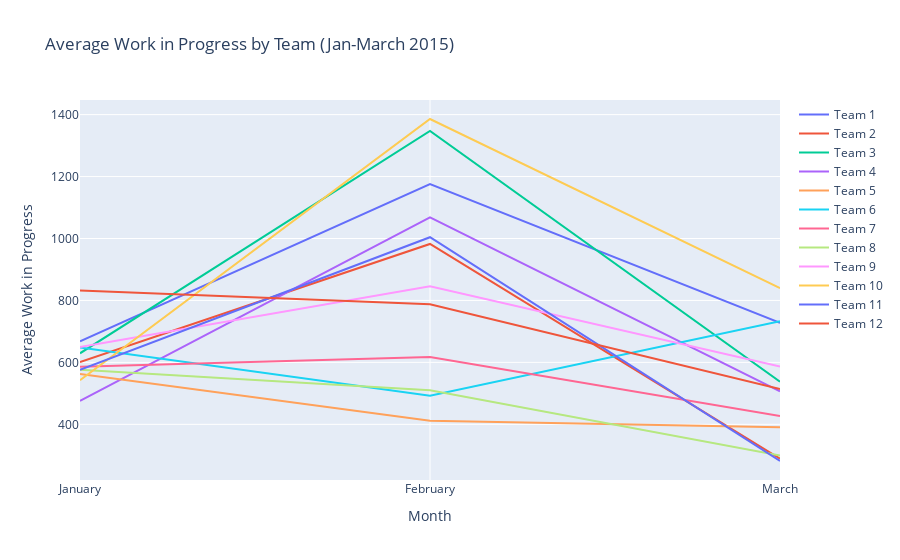

Source (notebook cell):
### Code cell
team_wip = df[['date', 'team', 'wip']].copy()
team_wip['date'] = pd.to_datetime(team_wip['date'])
team_wip['month'] = team_wip['date'].dt.month

ave_team_wip = team_wip.groupby(['team', 'month']).mean().reset_index()
month_names = [calendar.month_name[i] for i in ave_team_wip['month'].unique()]

fig = go.Figure()

for team, data in ave_team_wip.groupby('team'):
    fig.add_trace(go.Scatter(x=month_names, y=data['wip'], mode='lines',  name='Team ' + str(team)))

fig.update_layout(title='Average Work in Progress by Team (Jan-March 2015)',xaxis_title='Month',yaxis_title='Average Work in Progress')

fig.show()

### Figure 1 — Plotly figure (JSON) as saved in the notebook; plotly's stock layout.template omitted (floating-point values rounded to 4 significant figures)
{"data": [{"mode": "lines", "name": "Team 1", "type": "scatter", "x": ["January", "February", "March"], "y": [668.0, 1176.0, 727.5]}, {"mode": "lines", "name": "Team 2", "type": "scatter", "x": ["January", "February", "March"], "y": [600.8, 982.4, 289.5]}, {"mode": "lines", "name": "Team 3", "type": "scatter", "x": ["January", "February", "March"], "y": [629.4, 1347.0, 537.5]}, {"mode": "lines", "name": "Team 4", "type": "scatter", "x": ["January", "February", "March"], "y": [475.7, 1068.0, 506.6]}, {"mode": "lines", "name": "Team 5", "type": "scatter", "x": ["January", "February", "March"], "y": [562.6, 411.8, 390.9]}, {"mode": "lines", "name": "Team 6", "type": "scatter", "x": ["January", "February", "March"], "y": [648.2, 492.3, 732.8]}, {"mode": "lines", "name": "Team 7", "type": "scatter", "x": ["January", "February", "March"], "y": [586.2, 617.3, 426.7]}, {"mode": "lines", "name": "Team 8", "type": "scatter", "x": ["January", "February", "March"], "y": [576.4, 510.0, 299.8]}, {"mode": "lines", "name": "Team 9", "type": "scatter", "x": ["January", "February", "March"], "y": [649.6, 845.6, 586.4]}, {"mode": "lines", "name": "Team 10", "type": "scatter", "x": ["January", "February", "March"], "y": [542.2, 1386.0, 839.8]}, {"mode": "lines", "name": "Team 11", "type": "scatter", "x": ["January", "February", "March"], "y": [576.2, 1004.0, 281.7]}, {"mode": "lines", "name": "Team 12", "type": "scatter", "x": ["January", "February", "March"], "y": [832.3, 787.6, 513.9]}], "layout": {"title": {"text": "Average Work in Progress by Team (Jan-March 2015)"}, "xaxis": {"title": {"text": "Month"}}, "yaxis": {"title": {"text": "Average Work in Progress"}}}}
